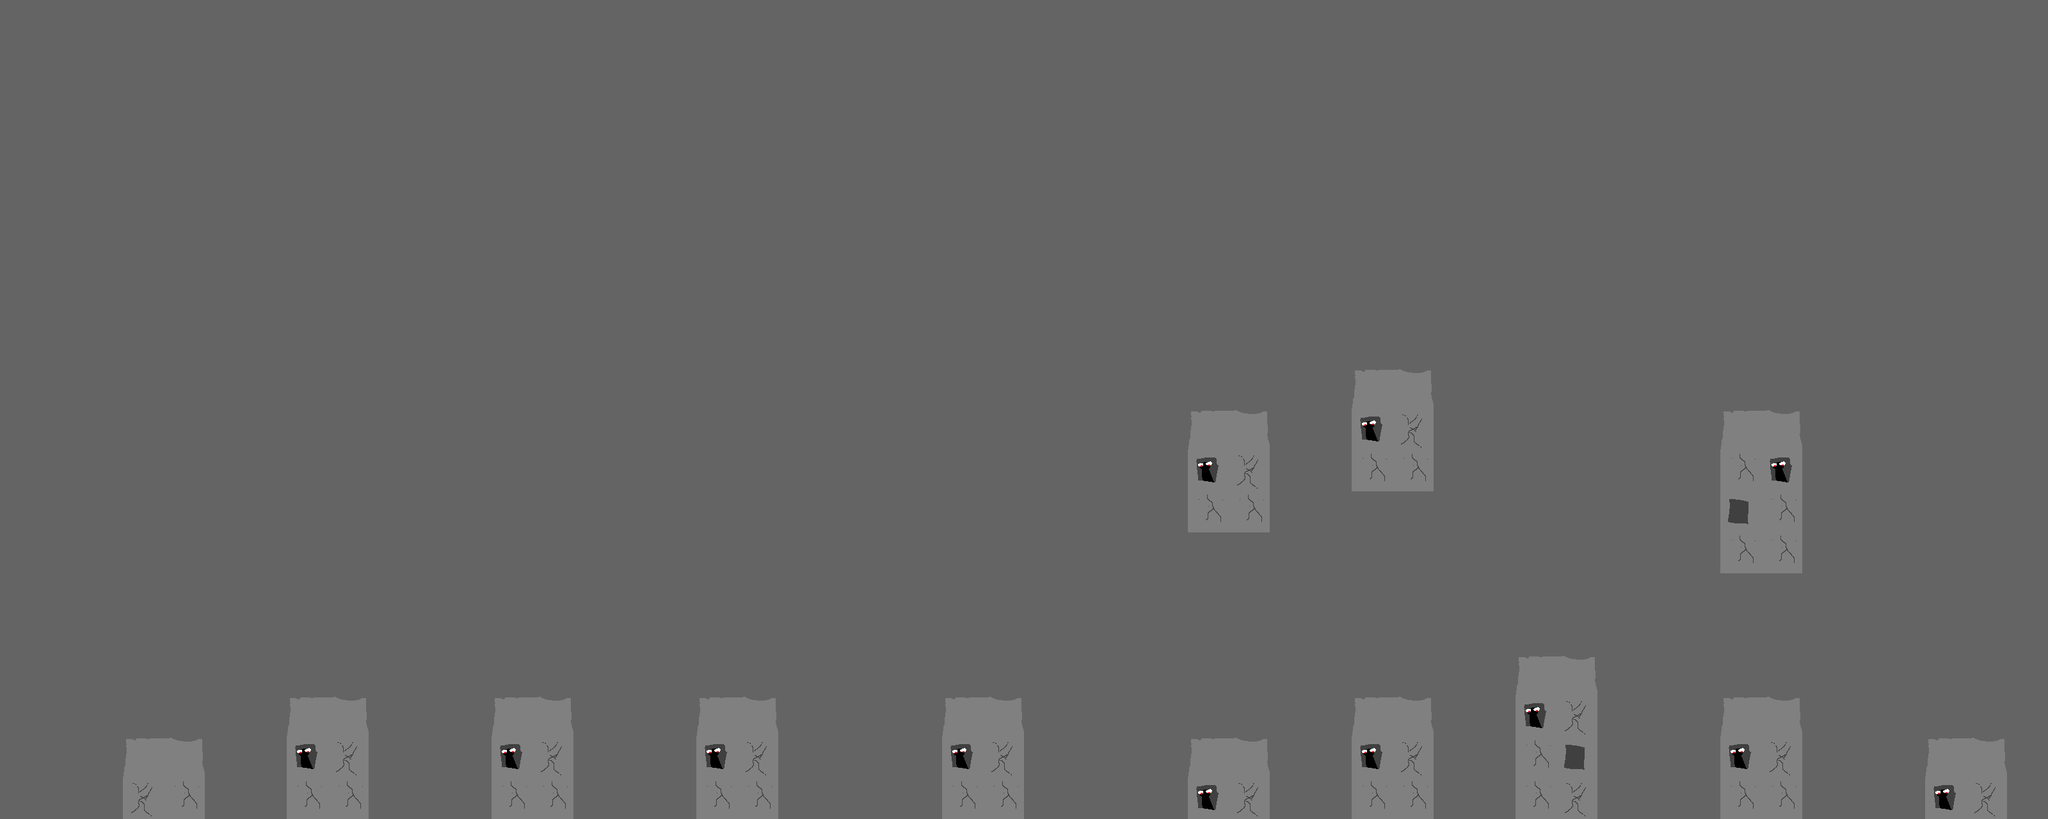

A 2D game scene composited from a Tiled map and its tileset images. What follows is a short description and the map's XML, with each tile layer's data collapsed to a summary:
An orthogonal 50x20 tile map with 64x64 px tiles, 1 tile layer (Capa de Patrones 1).

<map version="1.2" tiledversion="1.2.5" orientation="orthogonal" renderorder="left-up" width="50" height="20" tilewidth="64" tileheight="64" infinite="0" backgroundcolor="#646464" nextlayerid="2" nextobjectid="1">
 <tileset firstgid="1" source="FirstTilemap.tsx" />
 <layer id="1" name="Capa de Patrones 1" width="50" height="20">
  <data>[1000 cells, 76 non-empty, 6 distinct tile ids]</data>
 </layer>
</map>
